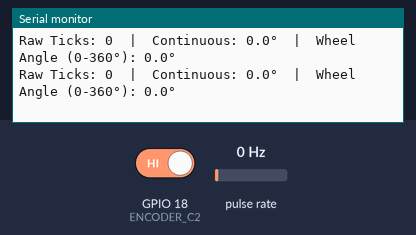
A sketch run on a simulated ESP32. Parts: the last lines printed to the serial monitor. Wiring (inferred from the names in the program): pulse sensor: data GPIO 19. The inputs (shaded band) are chosen by the test bench; at power-on: pulse rate 0 Hz, GPIO 18 (ENCODER_C2) HIGH.

Above: at 1.2 s.
1.3 s: pulse rate (sensor on GPIO 19) set to 4 Hz
At 1.7 s:
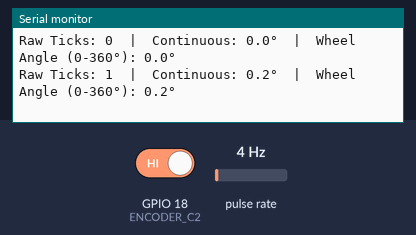
2.8 s: GPIO 18 (ENCODER_C2) driven LOW
4.3 s: pulse rate (sensor on GPIO 19) set to 50 Hz
At 4.45 s:
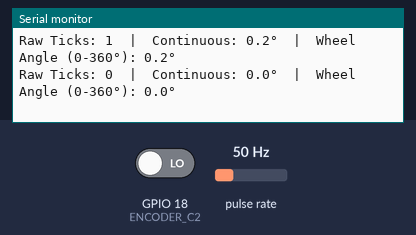
5.8 s: GPIO 18 (ENCODER_C2) driven HIGH
At 6.21 s:
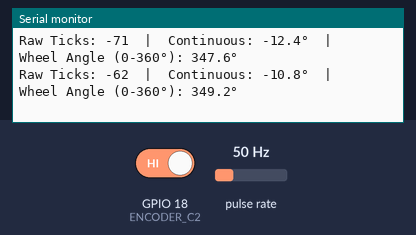
Timing chart, 0 to 8.3 s (numbered marks = the images above; inputs shaded):
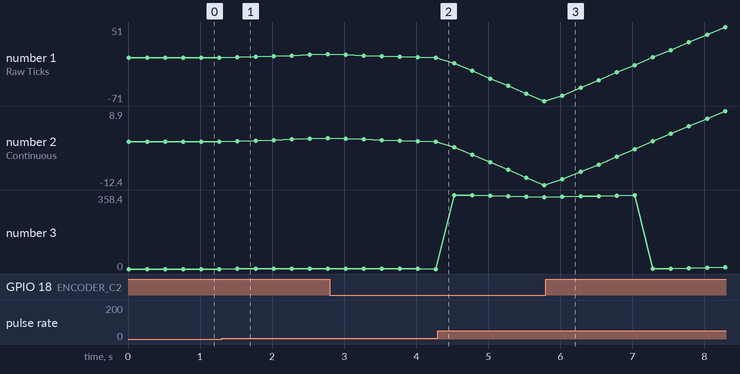

The sketch:

EncoderDegreeMapping.ino
```cpp
#include <Arduino.h>

// --- Pin Allocations (From your exact soldered hardware) ---
constexpr uint8_t ENCODER_C1 = 19; // Channel A (Soldered to D19)
constexpr uint8_t ENCODER_C2 = 18; // Channel B (Soldered to D18)

// --- Encoder Calibration Constant ---
// You measured exactly 2058 counts for one full 360-degree round
constexpr float TICKS_PER_REV = 2058.0f;

// --- Global Tracking Variables ---
volatile long encoderTicks = 0;      // Must be volatile for safe ISR modification

// High-speed Hardware Interrupt Service Routine (ISR) tracking quadrature edges
void IRAM_ATTR readEncoder() {
    // Read Channel B's state when Channel A experiences a RISING edge
    int bState = digitalRead(ENCODER_C2);
    if (bState == HIGH) {
        encoderTicks++; // Rotating Clockwise
    } else {
        encoderTicks--; // Rotating Counter-Clockwise
    }
}

void setup() {
    // Initialize serial communication at 115200 baud
    Serial.begin(115200);

    // Configure pre-soldered Encoder Pins with internal pullup resistors
    pinMode(ENCODER_C1, INPUT_PULLUP);
    pinMode(ENCODER_C2, INPUT_PULLUP);

    // Attach hardware interrupt to Channel A (C1) on a RISING edge
    attachInterrupt(digitalPinToInterrupt(ENCODER_C1), readEncoder, RISING);

    Serial.println("=============================================");
    Serial.println("  DC Motor Encoder Degree Monitor Initialized  ");
    Serial.println("=============================================");
    Serial.println("Set your wheel to the 0-degree vertical mark now.");
}

void loop() {
    // 1. Snapshot the raw ticks securely to keep calculations thread-safe
    noInterrupts();
    long currentTicks = encoderTicks;
    interrupts();

    // 2. Map raw ticks to standard continuous physical degrees
    float continuousDegrees = (currentTicks / TICKS_PER_REV) * 360.0f;

    // 3. Constrain the readout to a strict 0 to 360 degree window
    // This replicates how a real position servo references its absolute angle
    float boundedDegrees = fmod(continuousDegrees, 360.0f);
    if (boundedDegrees < 0) {
        boundedDegrees += 360.0f; // Keep the angle reading positive
    }

    // --- Diagnostic Display Stream ---
    Serial.print("Raw Ticks: ");
    Serial.print(currentTicks);
    Serial.print("  |  Continuous: ");
    Serial.print(continuousDegrees, 1);
    Serial.print("°  |  Wheel Angle (0-360°): ");
    Serial.print(boundedDegrees, 1);
    Serial.println("°");

    delay(250); // Stream a fresh angle snapshot 4 times per second
}
```

Measured:
- after the input at 1.3 s, the serial monitor: prints a new line after 0.22 s (image 1)
- after the input at 5.8 s, the serial monitor: prints a new line after 0.23 s (image 3)
- plotted number 1: 0 → 6 after the input at 1.3 s, 0 → -71 after the input at 4.3 s, -71 → 51 after the input at 5.8 s
- plotted number 2: 0 → 1 after the input at 1.3 s, 0 → -12.4 after the input at 4.3 s, -12.4 → 8.9 after the input at 5.8 s
- plotted number 3: 0 → 1 after the input at 1.3 s, 0 → 347.6 after the input at 4.3 s, 347.6 → 8.9 after the input at 5.8 s
